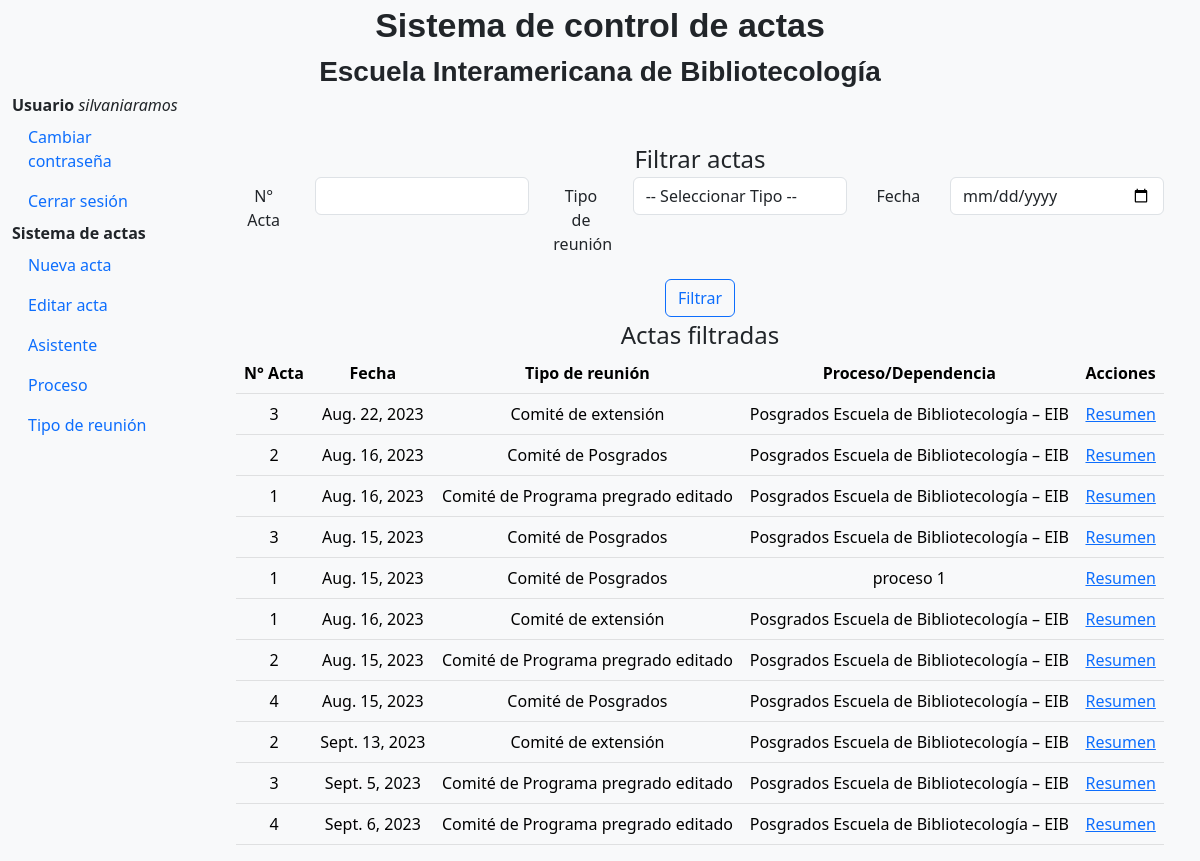
Page /app_registro/menu/ (signed in) on the earlier database version.
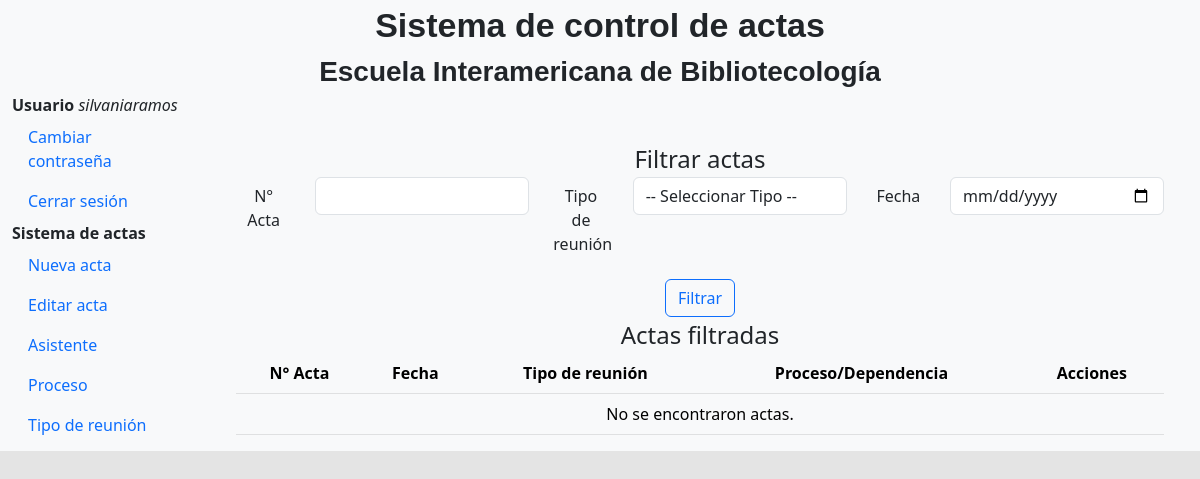
Same page on the later database version.
### app_registro/models.py (models this page shows, shortened)
class Act(models.Model):
    pub_date = models.DateField()
    process_text = models.ForeignKey(Dependece,on_delete =models.CASCADE,default=None)
    type_meet = models.ForeignKey(Typemeet,on_delete =models.CASCADE,default=None)
    hour = models.TimeField(null=True)
    next_meet = models.DateField(null=True)
    next_hour = models.TimeField(null=True )
    place = models.CharField(max_length=200, editable=True)
    next_place = models.CharField(max_length=200,null=True)
    ident = models.IntegerField(null=True, default=None)
    send = models.BooleanField(null=True, default=None)

class Typemeet(models.Model):
    name = models.CharField(max_length=200)

class Dependece(models.Model):
    cod = models.CharField(max_length=200,null=True)
    name = models.CharField(max_length=200,null=True)

### app_registro/views.py (the view, shortened to what this page needs)
# urls.py: path('menu/', views.MenuView, name='menu'),
@login_required
def MenuView(request):
    if request.method == 'GET':
        ident = request.POST.get('ident')
        date = request.POST.get('date')
        type_meet = request.POST.get('type_meet')
        acts = Act.objects.all()
        if ident:
            acts = acts.filter(ident=ident)
        if date:
            acts = acts.filter(pub_date=date)
        if type_meet:
            acts = acts.filter(type_meet=type_meet)
        typemeets = Typemeet.objects.all()
        Dependeces = Dependece.objects.all()
        context = {
            'acts': acts,
            'typemeets': typemeets,
            'Dependeces': Dependeces,
        }
        return render(request, 'app_registro/menu.html', context)

### Templates/app_registro/menu.html (shortened to what this page needs)
{% extends 'base.html' %}
{% load static %}
        {% block content %}
<main class="col-md-9 ms-sm-auto col-lg-10 px-md-4">
<div class="container mt-5">
  <div class="text-center">
    <label style="font-size: 24px;">Filtrar actas</label>
    <form method="post">
    <div  class="mb-3 row">
        <label class="col-sm-1 col-form-label">N° Acta</label>
        <div class="col-sm-3">
            <input type="text" name="ident" id="ident" class="form-control">
        </div>
        <label class="col-sm-1 col-form-label">Tipo de reunión</label>
        <div class="col-sm-3">
            <select name="type_meet" id="type_meet" class="form-control">
                <option value="">-- Seleccionar Tipo --</option>
              </select>
        </div>
        <label class="col-sm-1 col-form-label">Fecha</label>
        <div class="col-sm-3">
            <input type="date" name="date" class="form-control" id="date">
        </div>
    </div>
      <div>
        <button type="submit" class="btn btn-outline-primary">Filtrar</button>
      </div>
    </form>
    <label style="font-size: 24px;">Actas filtradas</label>
    <table class="table table-light text-center">
      <thead>
        <tr>
          <th>N° Acta</th>
          <th>Fecha</th>
          <th>Tipo de reunión</th>
          <th>Proceso/Dependencia</th>
          <th>Acciones</th>
        </tr>
      </thead>
      <tbody>
        {% for act in acts %}
          <tr>
            <td>{{ act.ident }}</td>
            <td>{{ act.pub_date }}</td>
            <td>{{ act.type_meet.name }}</td>
            <td>{{ act.process_text.name }}</td>
            <td ><a href="{% url 'resumen' act.pk %}">Resumen</a></td>
          </tr>
        {% empty %}
          <tr>
            <td colspan="5">No se encontraron actas.</td>
          </tr>
        {% endfor %}
      </tbody>
    </table>
  </div>
</div>
</main>
        {% endblock %}

Differences in the rows shown:
removed Act: ident "3", pub_date "Aug. 22, 2023", type_meet.name "Comité de extensión", process_text.name "Posgrados Escuela de Bibliotecología – EIB"
removed Act: ident "2", pub_date "Aug. 16, 2023", type_meet.name "Comité de Posgrados", process_text.name "Posgrados Escuela de Bibliotecología – EIB"
removed Act: ident "1", pub_date "Aug. 16, 2023", type_meet.name "Comité de Programa pregrado editado", process_text.name "Posgrados Escuela de Bibliotecología – EIB"
removed Act: ident "3", pub_date "Aug. 15, 2023", type_meet.name "Comité de Posgrados", process_text.name "Posgrados Escuela de Bibliotecología – EIB"
removed Act: ident "1", pub_date "Aug. 15, 2023", type_meet.name "Comité de Posgrados", process_text.name "proceso 1"
removed Act: ident "1", pub_date "Aug. 16, 2023", type_meet.name "Comité de extensión", process_text.name "Posgrados Escuela de Bibliotecología – EIB"
removed Act: ident "2", pub_date "Aug. 15, 2023", type_meet.name "Comité de Programa pregrado editado", process_text.name "Posgrados Escuela de Bibliotecología – EIB"
removed Act: ident "4", pub_date "Aug. 15, 2023", type_meet.name "Comité de Posgrados", process_text.name "Posgrados Escuela de Bibliotecología – EIB"
removed Act: ident "2", pub_date "Sept. 13, 2023", type_meet.name "Comité de extensión", process_text.name "Posgrados Escuela de Bibliotecología – EIB"
removed Act: ident "3", pub_date "Sept. 5, 2023", type_meet.name "Comité de Programa pregrado editado", process_text.name "Posgrados Escuela de Bibliotecología – EIB"
removed Act: ident "4", pub_date "Sept. 6, 2023", type_meet.name "Comité de Programa pregrado editado", process_text.name "Posgrados Escuela de Bibliotecología – EIB"
Other differences:
text now shown: "No se encontraron actas."
